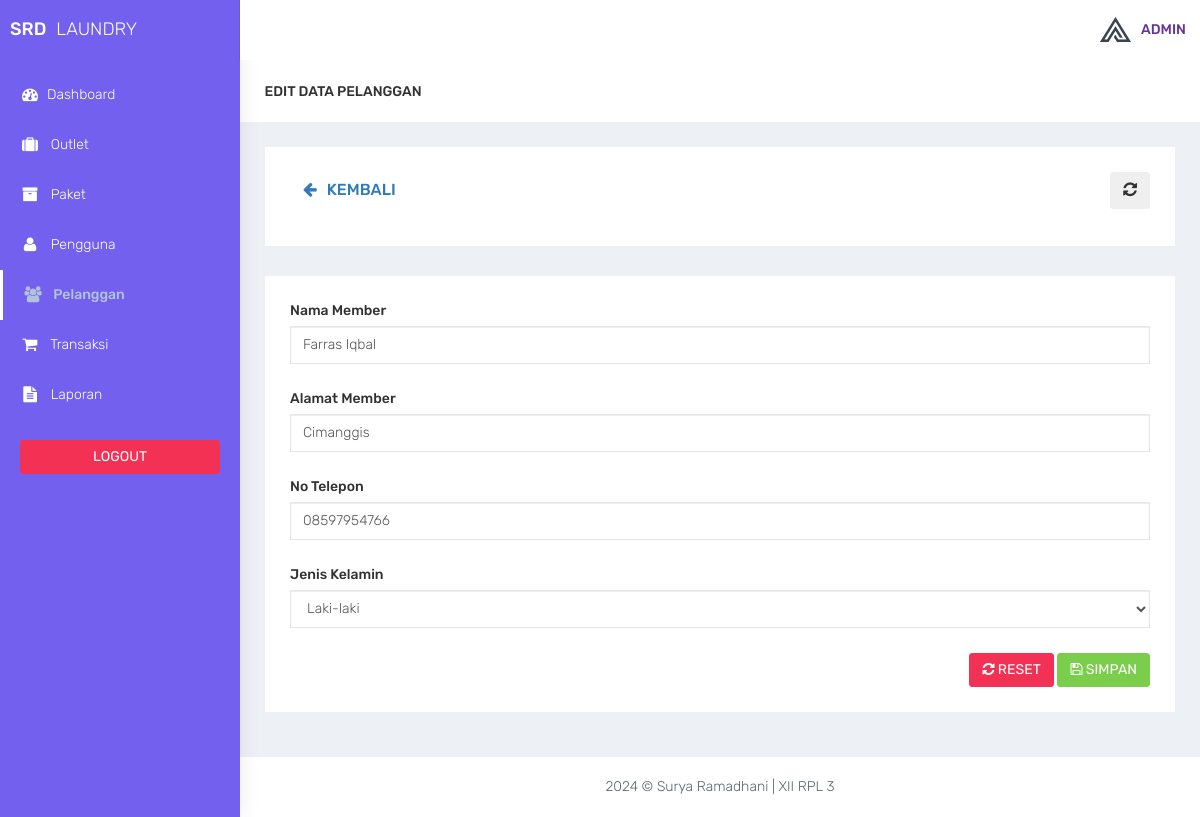
Screenshot of /admin/pelanggan_edit.php?id=11 (signed in) with the database file from the repository.
### tables this page shows
CREATE TABLE `member` (
  `id_member` int(11) NOT NULL,
  `nama_member` varchar(100) DEFAULT NULL,
  `alamat_member` text DEFAULT NULL,
  `jenis_kelamin` enum('Laki-Laki','Perempuan') DEFAULT NULL,
  `telp_member` varchar(15) DEFAULT NULL
);

### admin/functions.php (called while the page is built, shortened)
<?php
function ambilsatubaris($conn, $query)
{
    $db = mysqli_query($conn, $query);
    return mysqli_fetch_assoc($db);
}

### admin/pelanggan_edit.php (the view, shortened to what this page needs)
<?php
require 'functions.php';
$id_member = $_GET['id'];
$queryedit = "SELECT * FROM member WHERE id_member = '$id_member'";
$edit = ambilsatubaris($conn, $queryedit);
require 'layout_header.php';
?>
<div class="container-fluid">
    <div class="row bg-title">
        <div class="col-lg-3 col-md-4 col-sm-4 col-xs-12">
            <h4 class="page-title">Edit Data Pelanggan</h4>
        </div>
    </div>
    <div class="row">
        <div class="col-md-12 col-lg-12 col-sm-12 col-xs-12">
            <div class="white-box">
                <div class="row">
                    <div class="col-md-6">
                        <a href="pelanggan.php" class="btn btn-secondary box-title"><i class="fa fa-arrow-left fa-fw"></i> Kembali</a>
                    </div>
                    <div class="col-md-6 text-right">
                        <button id="btn-refresh" class="btn btn-dark box-title text-right" title="Refresh Data"><i class="fa fa-refresh" id="ic-refresh"></i></button>
                    </div>
                </div>
            </div>
        </div>
    </div>
    <div class="row">
        <div class="col-md-12 col-lg-12 col-sm-12 col-xs-12">
            <div class="white-box">
                <form method="post" action="">
                    <div class="form-group">
                        <label>Nama Member</label>
                        <input type="text" name="nama_member" class="form-control" value="<?= $edit['nama_member'] ?>">
                    </div>
                    <div class="form-group">
                        <label>Alamat Member</label>
                        <input type="text" name="alamat_member" class="form-control" value="<?= $edit['alamat_member'] ?>">
                    </div>
                    <div class="form-group">
                        <label>No Telepon</label>
                        <input type="text" name="telp_member" class="form-control" value="<?= $edit['telp_member'] ?>">
                    </div>
                    <div class="form-group">
                        <label>Jenis Kelamin</label>
                        <select name="jenis_kelamin" class="form-control">
                            <option value="Laki-Laki" <?php if ($edit['jenis_kelamin']  == 'Laki-Laki') {
                                                    echo "selected";
                                                } ?>>Laki-laki</option>
                        </select>
                    </div>
                    <div class="text-right">
                        <button type="reset" class="btn btn-danger"><i class="fa fa-refresh"></i> RESET</button>
                        <button type="submit" name="btn-simpan" class="btn btn-success"><i class="fa fa-save"></i> SIMPAN</button>
                    </div>
                </form>
            </div>
        </div>
    </div>
</div>
<?php
require 'layout_footer.php';
?>

### assets/css/colors/default.css (style rules this page uses)
body { background: #fff; }

### rows the page displays
member: nama_member "Farras Iqbal", alamat_member "Cimanggis", telp_member "08597954766", jenis_kelamin "Laki-laki"
